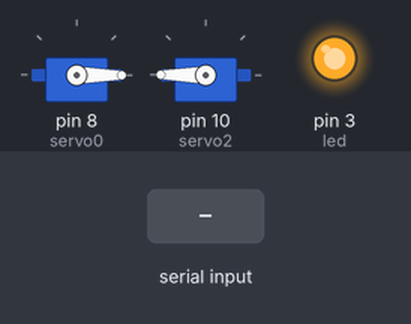
The sketch below on a simulated Arduino Uno, built with avr-gcc and run on an emulated ATmega328P. On the bench: 2 × servo, output pins drawn as LEDs (lit = HIGH). Dashed ring = blinking. The inputs (shaded band) are chosen by the test bench. What the sketch prints to the serial monitor is not drawn.

Above: at 1.2 s.
1.3 s: "30,150\n" received over Serial
At 1.53 s:
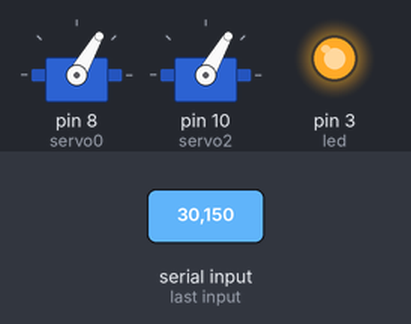
7.3 s: "2\n" received over Serial
At 9.14 s:
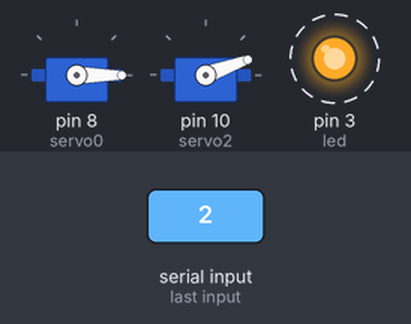
10.3 s: "30,150\n" received over Serial
16.3 s: "200\n" received over Serial
At 19.5 s:
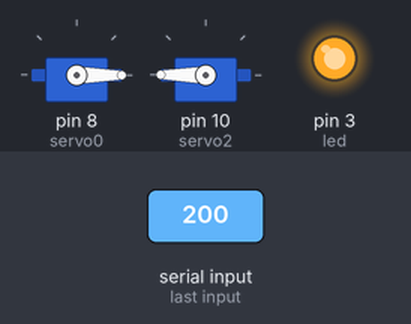
Timing chart, 0 to 20.3 s (numbered marks = the images above; inputs shaded):
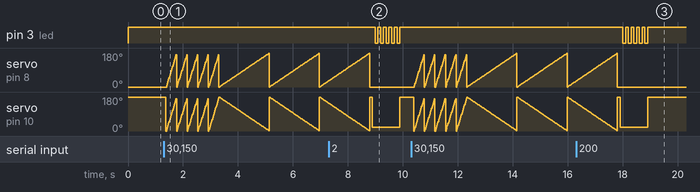

Measured:
- after the input at 7.3 s, pin 3 (led): alternates HIGH for 0.10 s and LOW for 0.10 s, 10 changes in all, then stays HIGH, starting after 1.7 s
- after the input at 16.3 s, pin 3 (led): alternates HIGH for 0.10 s and LOW for 0.10 s, 10 changes in all, then stays HIGH, starting after 1.7 s

The sketch:

TwiteckonHack.ino
```cpp
#include <Servo.h>

Servo servo0; //direita
Servo servo2; //esquerda
int led = 3;
void setup() {
  Serial.begin(9600);
  servo0.attach(8);
  servo2.attach(10);
  pinMode(led, OUTPUT);
  digitalWrite(led, HIGH);
  setStartPos();
}

void loop() {
  if (Serial.available() > 0) {
    Serial.print("oirs");
    int value = intParse(1);
    if(value == 1){
      dance();
    }
    if(value == 2){
      notification();
    }
  }
  delay(20);
}

int intParse(byte length){
  //return parsed byte from serial
  char BUFFER[length + 1];
  delay(5); //need for Baud 9600, less delay for faster speed
  for(byte i = 0; i < length; i++)
    BUFFER[i] = Serial.read();
  BUFFER[length] = 0; //I had this earlier, but not necessary for Arduino.
  return atoi(BUFFER);
}


void setStartPos(){
  servo0.write (0);
  servo2.write (180);
}

void dance(){
  int angleIncrement = 1;
  int incrementDelay = 2;
  for (int times = 0; times < 5; times ++) {
    for (int angle = 0; angle < 180; angle += angleIncrement) {
      servo0.write (angle);
      servo2.write (angle);
      delay (incrementDelay);
    }
  }
  incrementDelay = 10;
  for (int times = 0; times < 3; times ++) {
    for (int angle = 0; angle < 180; angle += angleIncrement) {
      servo0.write (angle);
      servo2.write ((angle-180)*-1);
      delay (incrementDelay);
    }
  }
  setStartPos();
}
void notification(){
  servo2.write(20);
  for( int times = 0; times < 5; times++){
    digitalWrite(led, HIGH);
    delay(100);
    digitalWrite(led, LOW);
    delay(100);
  }
  digitalWrite(led, HIGH);

  servo2.write(180);
}
```
